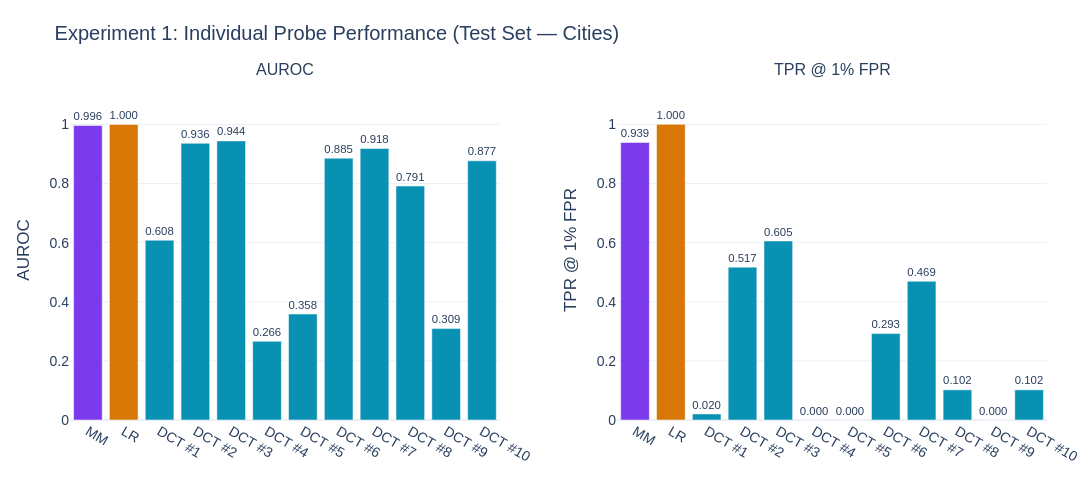

Here is the notebook cell this chart was saved with:
### Code cell
probe_names = list(results.keys())
aurocs = [results[n]["auroc"] for n in probe_names]
tprs = [results[n]["tpr@1fpr"] for n in probe_names]

bar_colors = []
for n in probe_names:
    if n == "MM":
        bar_colors.append(PLOT_COLORS["mm"])
    elif n == "LR":
        bar_colors.append(PLOT_COLORS["lr"])
    else:
        bar_colors.append(PLOT_COLORS["dct"])

fig = make_subplots(
    rows=1, cols=2,
    subplot_titles=["AUROC", "TPR @ 1% FPR"],
    horizontal_spacing=0.12,
)

fig.add_trace(go.Bar(
    x=probe_names, y=aurocs,
    marker_color=bar_colors, showlegend=False,
    text=[f"{v:.3f}" for v in aurocs], textposition="outside",
), row=1, col=1)

fig.add_trace(go.Bar(
    x=probe_names, y=tprs,
    marker_color=bar_colors, showlegend=False,
    text=[f"{v:.3f}" for v in tprs], textposition="outside",
), row=1, col=2)

fig.update_layout(
    **PLOT_BASE,
    title="Experiment 1: Individual Probe Performance (Test Set — Cities)",
    height=480, width=1100,
    yaxis=dict(range=[0, 1.15], title="AUROC"),
    yaxis2=dict(range=[0, 1.15], title="TPR @ 1% FPR"),
)
fig.show()
save_fig(fig, "exp1_probe_performance")

### Figure 1 — Plotly figure (JSON) as saved in the notebook; plotly's stock layout.template omitted (floating-point values rounded to 4 significant figures)
{"data": [{"marker": {"color": ["#7C3AED", "#D97706", "#0891B2", "#0891B2", "#0891B2", "#0891B2", "#0891B2", "#0891B2", "#0891B2", "#0891B2", "#0891B2", "#0891B2"]}, "showlegend": false, "text": ["0.996", "1.000", "0.608", "0.936", "0.944", "0.266", "0.358", "0.885", "0.918", "0.791", "0.309", "0.877"], "textposition": "outside", "type": "bar", "x": ["MM", "LR", "DCT #1", "DCT #2", "DCT #3", "DCT #4", "DCT #5", "DCT #6", "DCT #7", "DCT #8", "DCT #9", "DCT #10"], "xaxis": "x", "y": [0.9961, 0.9999, 0.6081, 0.9359, 0.9439, 0.2662, 0.3585, 0.8855, 0.9185, 0.7915, 0.3091, 0.8766], "yaxis": "y"}, {"marker": {"color": ["#7C3AED", "#D97706", "#0891B2", "#0891B2", "#0891B2", "#0891B2", "#0891B2", "#0891B2", "#0891B2", "#0891B2", "#0891B2", "#0891B2"]}, "showlegend": false, "text": ["0.939", "1.000", "0.020", "0.517", "0.605", "0.000", "0.000", "0.293", "0.469", "0.102", "0.000", "0.102"], "textposition": "outside", "type": "bar", "x": ["MM", "LR", "DCT #1", "DCT #2", "DCT #3", "DCT #4", "DCT #5", "DCT #6", "DCT #7", "DCT #8", "DCT #9", "DCT #10"], "xaxis": "x2", "y": [0.9388, 1, 0.02041, 0.517, 0.6054, 0, 0, 0.2925, 0.4694, 0.102, 0, 0.102], "yaxis": "y2"}], "layout": {"annotations": [{"font": {"size": 16}, "showarrow": false, "text": "AUROC", "x": 0.22, "xanchor": "center", "xref": "paper", "y": 1, "yanchor": "bottom", "yref": "paper"}, {"font": {"size": 16}, "showarrow": false, "text": "TPR @ 1% FPR", "x": 0.78, "xanchor": "center", "xref": "paper", "y": 1, "yanchor": "bottom", "yref": "paper"}], "font": {"family": "Arial, sans-serif", "size": 14}, "height": 480, "legend": {"bgcolor": "rgba(255,255,255,0.8)", "bordercolor": "#E5E7EB", "borderwidth": 1}, "margin": {"b": 60, "l": 70, "r": 40, "t": 80}, "title": {"text": "Experiment 1: Individual Probe Performance (Test Set — Cities)"}, "width": 1100, "xaxis": {"anchor": "y", "domain": [0, 0.44]}, "xaxis2": {"anchor": "y2", "domain": [0.56, 1]}, "yaxis": {"anchor": "x", "domain": [0, 1], "range": [0, 1.15], "title": {"text": "AUROC"}}, "yaxis2": {"anchor": "x2", "domain": [0, 1], "range": [0, 1.15], "title": {"text": "TPR @ 1% FPR"}}}}
